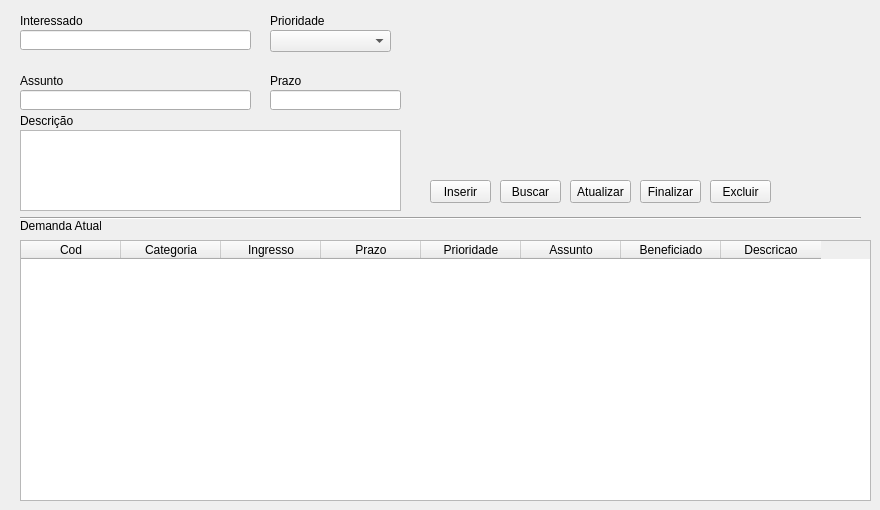
    <widget class="QWidget" name="tab_4">
     <attribute name="title">
      <string>Tarefas</string>
     </attribute>
     <widget class="QTextEdit" name="txtDDDescricao">
      <property name="geometry">
       <rect>
        <x>20</x>
        <y>130</y>
        <width>381</width>
        <height>81</height>
       </rect>
      </property>
     </widget>
     <widget class="QLabel" name="label_5">
      <property name="geometry">
       <rect>
        <x>270</x>
        <y>70</y>
        <width>81</width>
        <height>21</height>
       </rect>
      </property>
      <property name="text">
       <string>Prazo</string>
      </property>
     </widget>
     <widget class="QLabel" name="label_6">
      <property name="geometry">
       <rect>
        <x>20</x>
        <y>110</y>
        <width>81</width>
        <height>21</height>
       </rect>
      </property>
      <property name="text">
       <string>Descrição</string>
      </property>
     </widget>
     <widget class="QComboBox" name="ddlDDPrioridade">
      <property name="geometry">
       <rect>
        <x>270</x>
        <y>30</y>
        <width>121</width>
        <height>22</height>
       </rect>
      </property>
      <item>
       <property name="text">
        <string/>
       </property>
      </item>
      <item>
       <property name="text">
        <string>Verde</string>
       </property>
      </item>
      <item>
       <property name="text">
        <string>Amarelo</string>
       </property>
      </item>
      <item>
       <property name="text">
        <string>Vermelho</string>
       </property>
      </item>
     </widget>
     <widget class="QLabel" name="label_19">
      <property name="geometry">
       <rect>
        <x>270</x>
        <y>10</y>
        <width>81</width>
        <height>21</height>
       </rect>
      </property>
      <property name="text">
       <string>Prioridade</string>
      </property>
     </widget>
     <widget class="QPushButton" name="btnDDAddDemanda">
      <property name="geometry">
       <rect>
        <x>430</x>
        <y>180</y>
        <width>61</width>
        <height>23</height>
       </rect>
      </property>
      <property name="text">
       <string>Inserir</string>
      </property>
     </widget>
     <widget class="Line" name="line_2">
      <property name="geometry">
       <rect>
        <x>20</x>
        <y>210</y>
        <width>841</width>
        <height>16</height>
       </rect>
      </property>
      <property name="orientation">
       <enum>Qt::Horizontal</enum>
      </property>
     </widget>
     <widget class="QLabel" name="label_21">
      <property name="geometry">
       <rect>
        <x>20</x>
        <y>10</y>
        <width>81</width>
        <height>21</height>
       </rect>
      </property>
      <property name="text">
       <string>Interessado</string>
      </property>
     </widget>
     <widget class="QLineEdit" name="txtAssunto">
      <property name="geometry">
       <rect>
        <x>20</x>
        <y>90</y>
        <width>231</width>
        <height>20</height>
       </rect>
      </property>
     </widget>
     <widget class="QLabel" name="label_33">
      <property name="geometry">
       <rect>
        <x>20</x>
        <y>70</y>
        <width>61</width>
        <height>21</height>
       </rect>
      </property>
      <property name="text">
       <string>Assunto</string>
      </property>
     </widget>
     <widget class="QLineEdit" name="txtInteressado">
      <property name="geometry">
       <rect>
        <x>20</x>
        <y>30</y>
        <width>231</width>
        <height>20</height>
       </rect>
      </property>
     </widget>
     <widget class="QPushButton" name="btnDelDemanda">
      <property name="geometry">
       <rect>
        <x>710</x>
        <y>180</y>
        <width>61</width>
        <height>23</height>
       </rect>
      </property>
      <property name="text">
       <string>Excluir</string>
      </property>
     </widget>
     <widget class="QPushButton" name="btnAtDemanda">
      <property name="geometry">
       <rect>
        <x>570</x>
        <y>180</y>
        <width>61</width>
        <height>23</height>
       </rect>
      </property>
      <property name="text">
       <string>Atualizar</string>
      </property>
     </widget>
     <widget class="QPushButton" name="btnFinDemanda">
      <property name="geometry">
       <rect>
        <x>640</x>
        <y>180</y>
        <width>61</width>
        <height>23</height>
       </rect>
      </property>
      <property name="text">
       <string>Finalizar</string>
      </property>
     </widget>
     <widget class="QPushButton" name="btnDDBusca">
      <property name="geometry">
       <rect>
        <x>500</x>
        <y>180</y>
        <width>61</width>
        <height>23</height>
       </rect>
      </property>
      <property name="text">
       <string>Buscar</string>
      </property>
     </widget>
     <widget class="QLabel" name="label_23">
      <property name="geometry">
       <rect>
        <x>20</x>
        <y>210</y>
        <width>81</width>
        <height>31</height>
       </rect>
      </property>
      <property name="text">
       <string>Demanda Atual</string>
      </property>
     </widget>
     <widget class="QTableWidget" name="tbDemanda">
      <property name="geometry">
       <rect>
        <x>20</x>
        <y>240</y>
        <width>851</width>
        <height>261</height>
       </rect>
      </property>
      <column>
       <property name="text">
        <string>Cod</string>
       </property>
      </column>
      <column>
       <property name="text">
        <string>Categoria</string>
       </property>
      </column>
      <column>
       <property name="text">
        <string>Ingresso</string>
       </property>
      </column>
      <column>
       <property name="text">
        <string>Prazo</string>
       </property>
      </column>
      <column>
       <property name="text">
        <string>Prioridade</string>
       </property>
      </column>
      <column>
       <property name="text">
        <string>Assunto</string>
       </property>
      </column>
      <column>
       <property name="text">
        <string>Beneficiado</string>
       </property>
      </column>
      <column>
       <property name="text">
        <string>Descricao</string>
       </property>
      </column>
     </widget>
     <widget class="QLineEdit" name="txtPrazo">
      <property name="geometry">
       <rect>
        <x>270</x>
        <y>90</y>
        <width>131</width>
        <height>20</height>
       </rect>
      </property>
     </widget>
    </widget>
